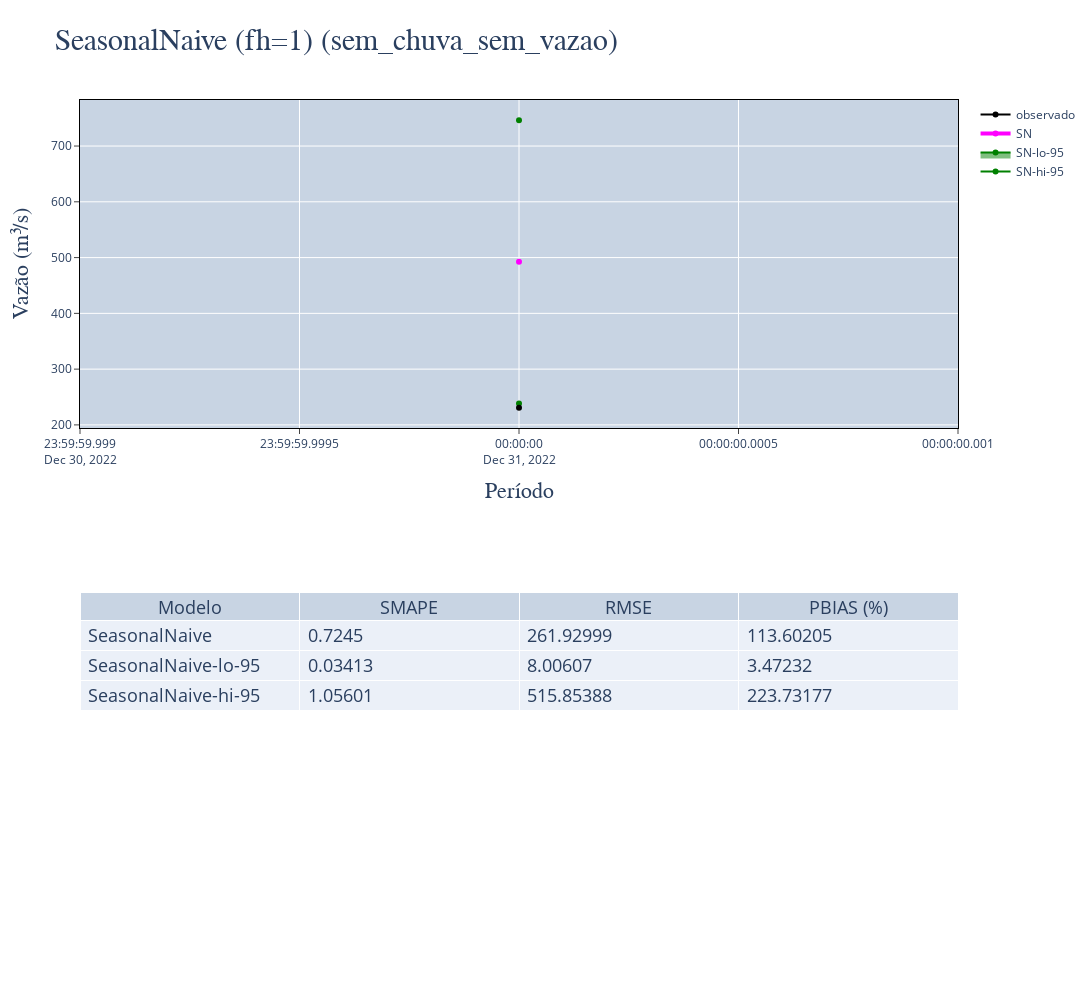
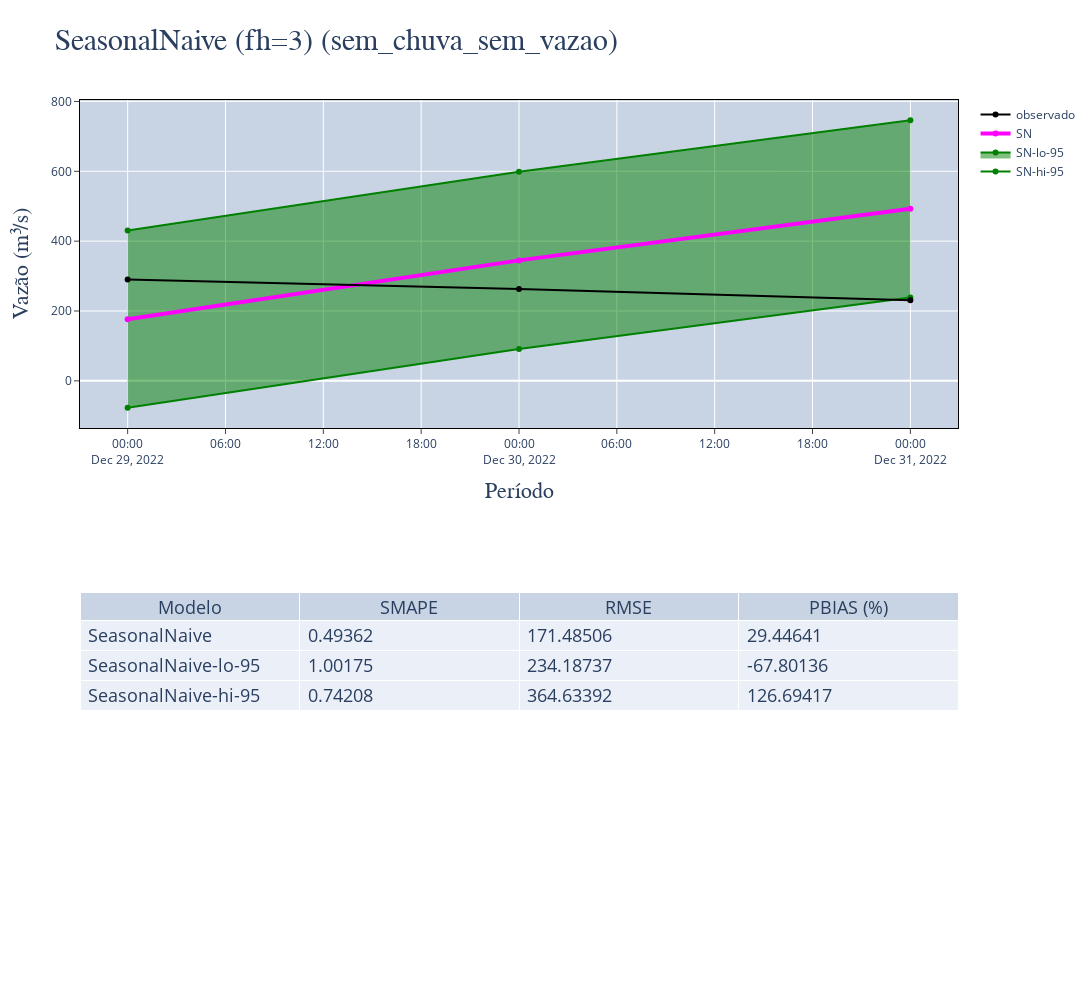
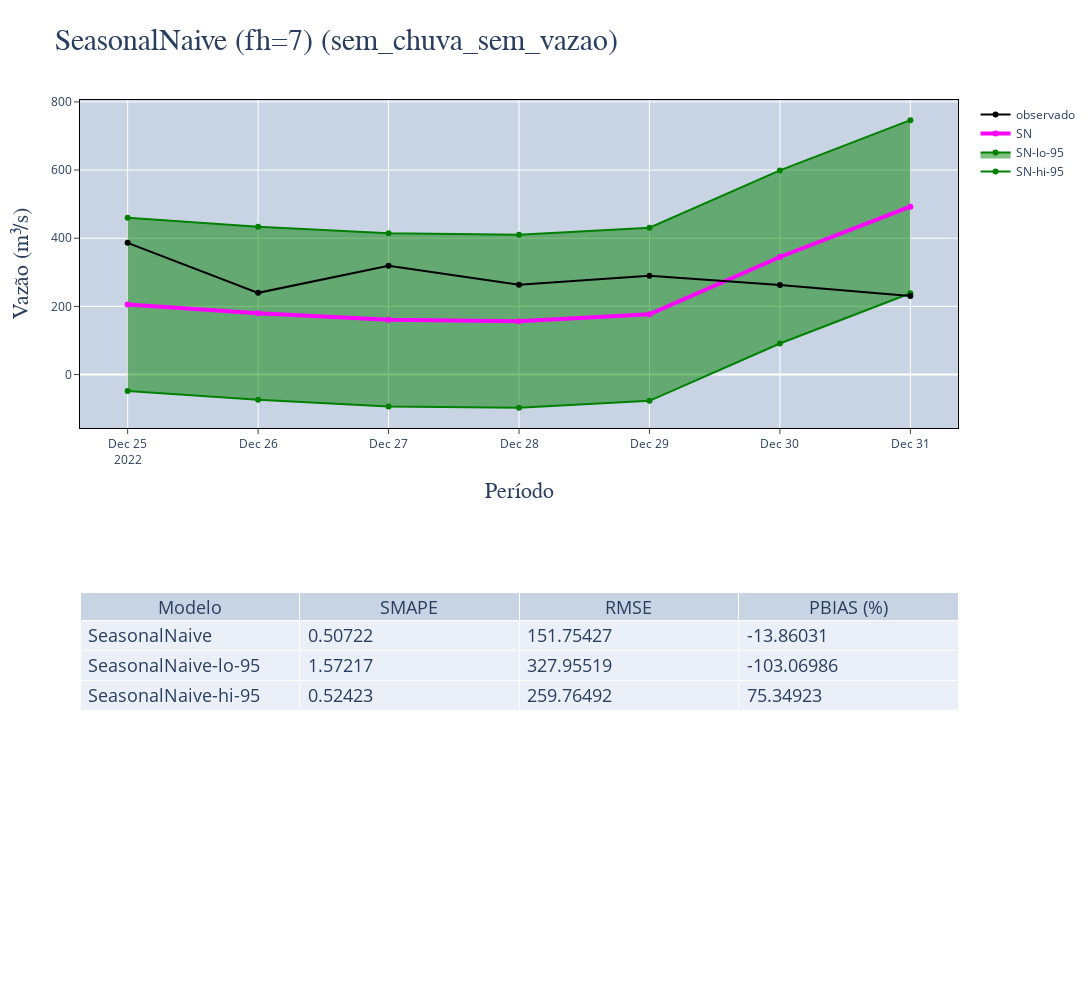
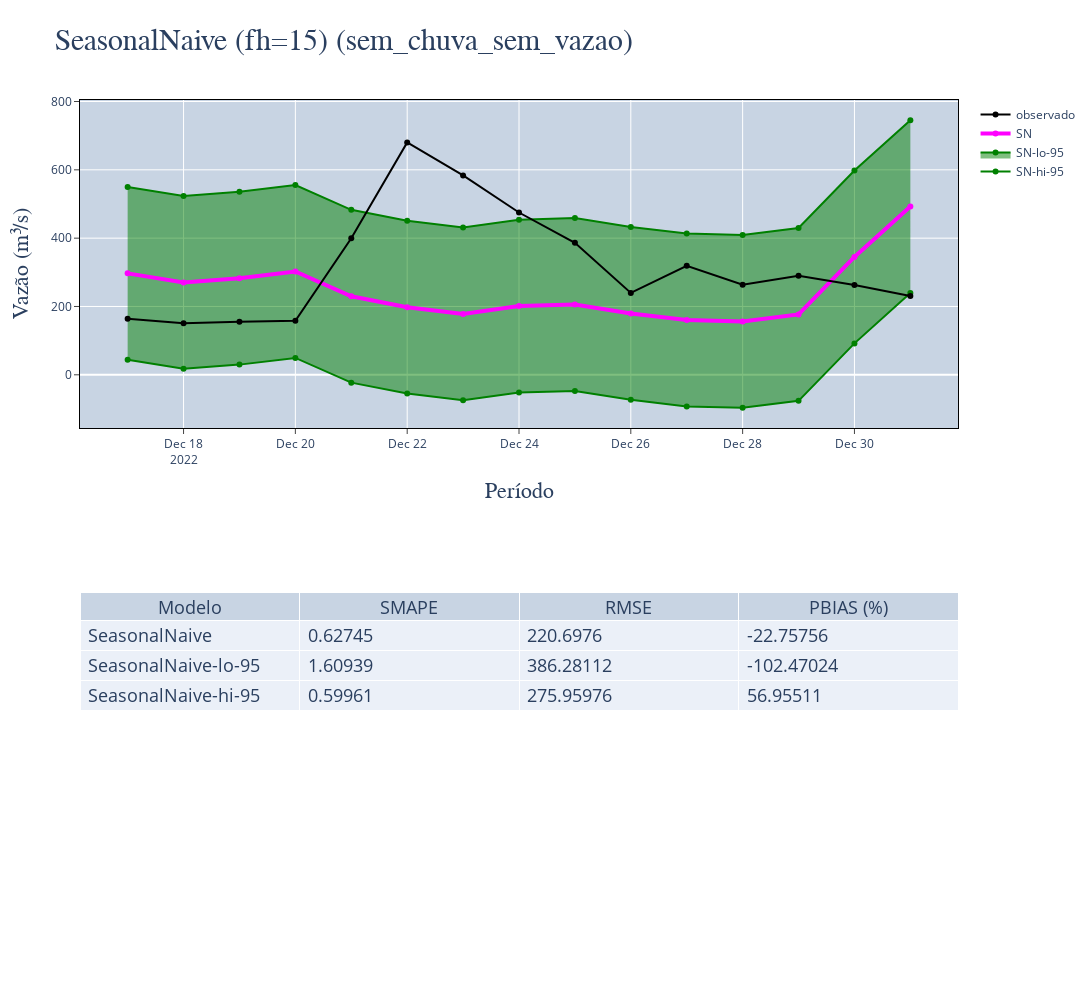

The notebook cell these images were saved under, in order:
### Markdown cell above
### Baseline - SeasonalNaive

### Code cell
for f in fh_v:
    teste = df_dados.tail(f).copy()
    treino = df_dados.drop(index=teste.index).copy()

    modelo = SeasonalNaive(season_length=365)

    stfc = StatsForecast(
        df=treino[['ds', 'unique_id', 'y']],
        models=[modelo],
        freq="D",
        n_jobs=8
    )

    previsoes = stfc.forecast(
        h=f,
        level=intervalos_previsao
    )

    df_resultado = pd.merge(
        left=previsoes,
        right=teste[['ds', 'unique_id', 'y']],
        how="left",
        on=['ds', 'unique_id']
    )

    plot_resultados(
        df_merged=df_resultado,
        modelo=modelo.alias,
        nome_curto="SN",
        fh=f,
        titulo="{md} (fh={fh}) ({c})".format(md=modelo.alias, fh=f, c=cenario1),
        niveis=intervalos_previsao_plotar,
        cores=["green", "blue"],
        pasta_dstn=pasta_resultados+cenario1,
        salvar=False, #SALVAR_PLOTS
    )

### Figure 1 — Plotly figure (JSON) as saved in the notebook; plotly's stock layout.template omitted (floating-point values rounded to 4 significant figures)
{"data": [{"line": {"color": "green"}, "mode": "lines+markers", "name": "SN-hi-95", "type": "scatter", "x": ["2022-12-31T00:00:00"], "xaxis": "x", "y": [746.4], "yaxis": "y"}, {"fill": "tonexty", "line": {"color": "green"}, "mode": "lines+markers", "name": "SN-lo-95", "type": "scatter", "x": ["2022-12-31T00:00:00"], "xaxis": "x", "y": [238.6], "yaxis": "y"}, {"line": {"color": "magenta", "width": 4}, "mode": "lines+markers", "name": "SN", "type": "scatter", "x": ["2022-12-31T00:00:00"], "xaxis": "x", "y": [492.5], "yaxis": "y"}, {"line": {"color": "black", "width": 2}, "mode": "lines+markers", "name": "observado", "type": "scatter", "x": ["2022-12-31T00:00:00"], "xaxis": "x", "y": [230.6], "yaxis": "y"}, {"cells": {"align": "left", "font": {"size": 18}, "height": 30, "values": [["SeasonalNaive", "SeasonalNaive-lo-95", "SeasonalNaive-hi-95"], [0.7245, 0.03413, 1.056], [261.9, 8.006, 515.9], [113.6, 3.472, 223.7]]}, "domain": {"x": [0, 1], "y": [0, 0.4]}, "header": {"align": "center", "font": {"size": 18}, "values": ["Modelo", "SMAPE", "RMSE", "PBIAS (%)"]}, "type": "table"}], "layout": {"height": 1000, "hovermode": "x unified", "plot_bgcolor": "#c8d4e3", "title": {"font": {"family": "system-ui", "size": 30}, "text": "SeasonalNaive (fh=1) (sem_chuva_sem_vazao)"}, "width": 1500, "xaxis": {"anchor": "y", "domain": [0, 1], "linecolor": "black", "mirror": true, "showline": true, "ticks": "outside", "title": {"font": {"family": "system-ui", "size": 22}, "text": "Período"}}, "yaxis": {"anchor": "x", "domain": [0.6, 1], "linecolor": "black", "mirror": true, "showline": true, "ticks": "outside", "title": {"font": {"family": "system-ui", "size": 22}, "text": "Vazão (m³/s)"}}}}

### Figure 2 — Plotly figure (JSON) as saved in the notebook; plotly's stock layout.template omitted (floating-point values rounded to 4 significant figures)
{"data": [{"line": {"color": "green"}, "mode": "lines+markers", "name": "SN-hi-95", "type": "scatter", "x": ["2022-12-29T00:00:00", "2022-12-30T00:00:00", "2022-12-31T00:00:00"], "xaxis": "x", "y": [430.6, 598.9, 746.5], "yaxis": "y"}, {"fill": "tonexty", "line": {"color": "green"}, "mode": "lines+markers", "name": "SN-lo-95", "type": "scatter", "x": ["2022-12-29T00:00:00", "2022-12-30T00:00:00", "2022-12-31T00:00:00"], "xaxis": "x", "y": [-77.27, 90.98, 238.5], "yaxis": "y"}, {"line": {"color": "magenta", "width": 4}, "mode": "lines+markers", "name": "SN", "type": "scatter", "x": ["2022-12-29T00:00:00", "2022-12-30T00:00:00", "2022-12-31T00:00:00"], "xaxis": "x", "y": [176.7, 344.9, 492.5], "yaxis": "y"}, {"line": {"color": "black", "width": 2}, "mode": "lines+markers", "name": "observado", "type": "scatter", "x": ["2022-12-29T00:00:00", "2022-12-30T00:00:00", "2022-12-31T00:00:00"], "xaxis": "x", "y": [290.1, 262.8, 230.6], "yaxis": "y"}, {"cells": {"align": "left", "font": {"size": 18}, "height": 30, "values": [["SeasonalNaive", "SeasonalNaive-lo-95", "SeasonalNaive-hi-95"], [0.4936, 1.002, 0.7421], [171.5, 234.2, 364.6], [29.45, -67.8, 126.7]]}, "domain": {"x": [0, 1], "y": [0, 0.4]}, "header": {"align": "center", "font": {"size": 18}, "values": ["Modelo", "SMAPE", "RMSE", "PBIAS (%)"]}, "type": "table"}], "layout": {"height": 1000, "hovermode": "x unified", "plot_bgcolor": "#c8d4e3", "title": {"font": {"family": "system-ui", "size": 30}, "text": "SeasonalNaive (fh=3) (sem_chuva_sem_vazao)"}, "width": 1500, "xaxis": {"anchor": "y", "domain": [0, 1], "linecolor": "black", "mirror": true, "showline": true, "ticks": "outside", "title": {"font": {"family": "system-ui", "size": 22}, "text": "Período"}}, "yaxis": {"anchor": "x", "domain": [0.6, 1], "linecolor": "black", "mirror": true, "showline": true, "ticks": "outside", "title": {"font": {"family": "system-ui", "size": 22}, "text": "Vazão (m³/s)"}}}}

### Figure 3 — Plotly figure (JSON) as saved in the notebook; plotly's stock layout.template omitted (floating-point values rounded to 4 significant figures)
{"data": [{"line": {"color": "green"}, "mode": "lines+markers", "name": "SN-hi-95", "type": "scatter", "x": ["2022-12-25T00:00:00", "2022-12-26T00:00:00", "2022-12-27T00:00:00", "2022-12-28T00:00:00", "2022-12-29T00:00:00", "2022-12-30T00:00:00", "2022-12-31T00:00:00"], "xaxis": "x", "y": [459.8, 433.6, 414.5, 410.2, 430.6, 598.9, 746.4], "yaxis": "y"}, {"fill": "tonexty", "line": {"color": "green"}, "mode": "lines+markers", "name": "SN-lo-95", "type": "scatter", "x": ["2022-12-25T00:00:00", "2022-12-26T00:00:00", "2022-12-27T00:00:00", "2022-12-28T00:00:00", "2022-12-29T00:00:00", "2022-12-30T00:00:00", "2022-12-31T00:00:00"], "xaxis": "x", "y": [-48.08, -74.26, -93.41, -97.72, -77.25, 90.99, 238.6], "yaxis": "y"}, {"line": {"color": "magenta", "width": 4}, "mode": "lines+markers", "name": "SN", "type": "scatter", "x": ["2022-12-25T00:00:00", "2022-12-26T00:00:00", "2022-12-27T00:00:00", "2022-12-28T00:00:00", "2022-12-29T00:00:00", "2022-12-30T00:00:00", "2022-12-31T00:00:00"], "xaxis": "x", "y": [205.9, 179.7, 160.5, 156.2, 176.7, 344.9, 492.5], "yaxis": "y"}, {"line": {"color": "black", "width": 2}, "mode": "lines+markers", "name": "observado", "type": "scatter", "x": ["2022-12-25T00:00:00", "2022-12-26T00:00:00", "2022-12-27T00:00:00", "2022-12-28T00:00:00", "2022-12-29T00:00:00", "2022-12-30T00:00:00", "2022-12-31T00:00:00"], "xaxis": "x", "y": [386.5, 239.7, 319.3, 263.6, 290.1, 262.8, 230.6], "yaxis": "y"}, {"cells": {"align": "left", "font": {"size": 18}, "height": 30, "values": [["SeasonalNaive", "SeasonalNaive-lo-95", "SeasonalNaive-hi-95"], [0.5072, 1.572, 0.5242], [151.8, 328.0, 259.8], [-13.86, -103.1, 75.35]]}, "domain": {"x": [0, 1], "y": [0, 0.4]}, "header": {"align": "center", "font": {"size": 18}, "values": ["Modelo", "SMAPE", "RMSE", "PBIAS (%)"]}, "type": "table"}], "layout": {"height": 1000, "hovermode": "x unified", "plot_bgcolor": "#c8d4e3", "title": {"font": {"family": "system-ui", "size": 30}, "text": "SeasonalNaive (fh=7) (sem_chuva_sem_vazao)"}, "width": 1500, "xaxis": {"anchor": "y", "domain": [0, 1], "linecolor": "black", "mirror": true, "showline": true, "ticks": "outside", "title": {"font": {"family": "system-ui", "size": 22}, "text": "Período"}}, "yaxis": {"anchor": "x", "domain": [0.6, 1], "linecolor": "black", "mirror": true, "showline": true, "ticks": "outside", "title": {"font": {"family": "system-ui", "size": 22}, "text": "Vazão (m³/s)"}}}}

### Figure 4 — Plotly figure (JSON) as saved in the notebook; plotly's stock layout.template omitted (floating-point values rounded to 4 significant figures)
{"data": [{"line": {"color": "green"}, "mode": "lines+markers", "name": "SN-hi-95", "type": "scatter", "x": ["2022-12-17T00:00:00", "2022-12-18T00:00:00", "2022-12-19T00:00:00", "2022-12-20T00:00:00", "2022-12-21T00:00:00", "2022-12-22T00:00:00", "2022-12-23T00:00:00", "2022-12-24T00:00:00", "2022-12-25T00:00:00", "2022-12-26T00:00:00", "2022-12-27T00:00:00", "2022-12-28T00:00:00", "2022-12-29T00:00:00", "2022-12-30T00:00:00", "2022-12-31T00:00:00"], "xaxis": "x", "y": [549.9, 523.4, 535.7, 555.3, 482.9, 451.0, 431.1, 454.1, 458.8, 432.6, 413.5, 409.2, 429.6, 597.9, 745.4], "yaxis": "y"}, {"fill": "tonexty", "line": {"color": "green"}, "mode": "lines+markers", "name": "SN-lo-95", "type": "scatter", "x": ["2022-12-17T00:00:00", "2022-12-18T00:00:00", "2022-12-19T00:00:00", "2022-12-20T00:00:00", "2022-12-21T00:00:00", "2022-12-22T00:00:00", "2022-12-23T00:00:00", "2022-12-24T00:00:00", "2022-12-25T00:00:00", "2022-12-26T00:00:00", "2022-12-27T00:00:00", "2022-12-28T00:00:00", "2022-12-29T00:00:00", "2022-12-30T00:00:00", "2022-12-31T00:00:00"], "xaxis": "x", "y": [44.06, 17.57, 29.83, 49.46, -22.95, -54.9, -74.75, -51.78, -47.07, -73.25, -92.4, -96.71, -76.24, 92.0, 239.6], "yaxis": "y"}, {"line": {"color": "magenta", "width": 4}, "mode": "lines+markers", "name": "SN", "type": "scatter", "x": ["2022-12-17T00:00:00", "2022-12-18T00:00:00", "2022-12-19T00:00:00", "2022-12-20T00:00:00", "2022-12-21T00:00:00", "2022-12-22T00:00:00", "2022-12-23T00:00:00", "2022-12-24T00:00:00", "2022-12-25T00:00:00", "2022-12-26T00:00:00", "2022-12-27T00:00:00", "2022-12-28T00:00:00", "2022-12-29T00:00:00", "2022-12-30T00:00:00", "2022-12-31T00:00:00"], "xaxis": "x", "y": [297.0, 270.5, 282.8, 302.4, 230.0, 198.0, 178.2, 201.2, 205.9, 179.7, 160.5, 156.2, 176.7, 344.9, 492.5], "yaxis": "y"}, {"line": {"color": "black", "width": 2}, "mode": "lines+markers", "name": "observado", "type": "scatter", "x": ["2022-12-17T00:00:00", "2022-12-18T00:00:00", "2022-12-19T00:00:00", "2022-12-20T00:00:00", "2022-12-21T00:00:00", "2022-12-22T00:00:00", "2022-12-23T00:00:00", "2022-12-24T00:00:00", "2022-12-25T00:00:00", "2022-12-26T00:00:00", "2022-12-27T00:00:00", "2022-12-28T00:00:00", "2022-12-29T00:00:00", "2022-12-30T00:00:00", "2022-12-31T00:00:00"], "xaxis": "x", "y": [164.1, 151.1, 155.4, 158.3, 399.5, 680.1, 583.5, 475.1, 386.5, 239.7, 319.3, 263.6, 290.1, 262.8, 230.6], "yaxis": "y"}, {"cells": {"align": "left", "font": {"size": 18}, "height": 30, "values": [["SeasonalNaive", "SeasonalNaive-lo-95", "SeasonalNaive-hi-95"], [0.6274, 1.609, 0.5996], [220.7, 386.3, 276.0], [-22.76, -102.5, 56.96]]}, "domain": {"x": [0, 1], "y": [0, 0.4]}, "header": {"align": "center", "font": {"size": 18}, "values": ["Modelo", "SMAPE", "RMSE", "PBIAS (%)"]}, "type": "table"}], "layout": {"height": 1000, "hovermode": "x unified", "plot_bgcolor": "#c8d4e3", "title": {"font": {"family": "system-ui", "size": 30}, "text": "SeasonalNaive (fh=15) (sem_chuva_sem_vazao)"}, "width": 1500, "xaxis": {"anchor": "y", "domain": [0, 1], "linecolor": "black", "mirror": true, "showline": true, "ticks": "outside", "title": {"font": {"family": "system-ui", "size": 22}, "text": "Período"}}, "yaxis": {"anchor": "x", "domain": [0.6, 1], "linecolor": "black", "mirror": true, "showline": true, "ticks": "outside", "title": {"font": {"family": "system-ui", "size": 22}, "text": "Vazão (m³/s)"}}}}
